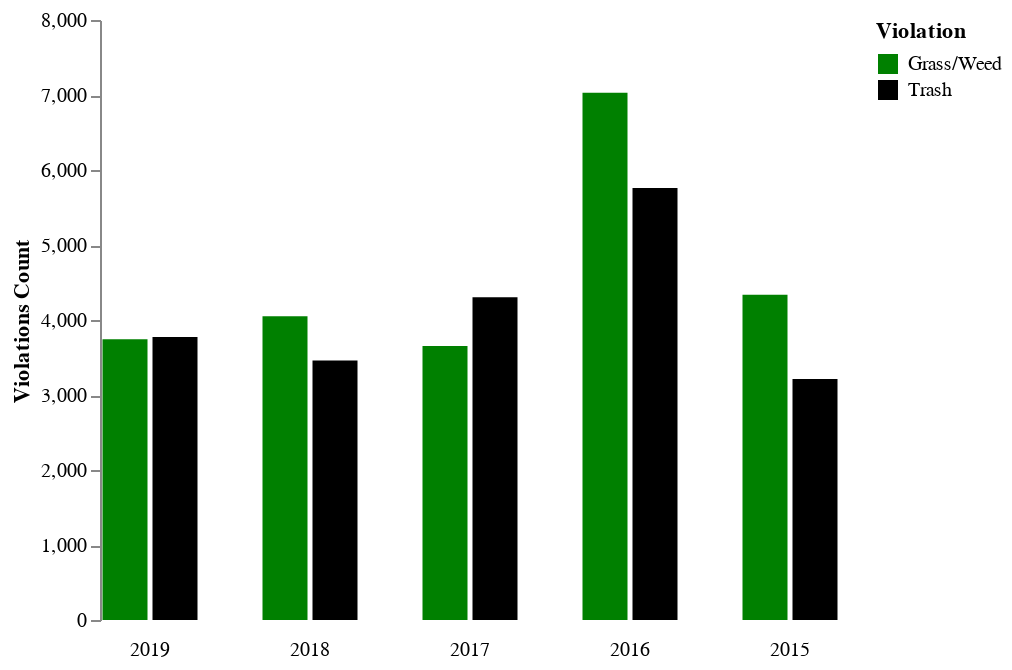

Notebook source saved alongside this figure:
### Code cell
alt.Chart(lansing_yr_violation_df).mark_bar().encode(
    column=alt.Column('year', spacing=30, sort='descending', header=alt.Header(title='', labelOrient='bottom')),
    x=alt.X('Violation', axis=None),
    y='Violations Count:Q',
    color=alt.Color('Violation:N',scale=alt.Scale(domain=['Grass/Weed', 'Trash'],range=['green', 'black'])),
).configure_axis(
    grid=False
).configure_view(
    strokeOpacity=0
).properties(width=50, height=300)

### Figure 1 — Vega-Lite specification as saved in the notebook (floating-point values rounded to 4 significant figures)
{"config": {"view": {"continuousWidth": 400, "continuousHeight": 300, "strokeOpacity": 0}, "axis": {"grid": false}}, "data": {"name": "data-143a9944ea56e03aa85e1e0cb9f1c6a9"}, "mark": "bar", "encoding": {"color": {"type": "nominal", "field": "Violation", "scale": {"domain": ["Grass/Weed", "Trash"], "range": ["green", "black"]}}, "column": {"type": "quantitative", "field": "year", "header": {"labelOrient": "bottom", "title": ""}, "sort": "descending", "spacing": 30}, "x": {"type": "nominal", "axis": null, "field": "Violation"}, "y": {"type": "quantitative", "field": "Violations Count"}}, "height": 300, "width": 50, "$schema": "https://vega.github.io/schema/vega-lite/v4.8.1.json", "datasets": {"data-143a9944ea56e03aa85e1e0cb9f1c6a9": [{"year": 2015, "Violation": "Grass/Weed", "Violations Count": 4337}, {"year": 2015, "Violation": "Trash", "Violations Count": 3212}, {"year": 2016, "Violation": "Grass/Weed", "Violations Count": 7031}, {"year": 2016, "Violation": "Trash", "Violations Count": 5761}, {"year": 2017, "Violation": "Grass/Weed", "Violations Count": 3652}, {"year": 2017, "Violation": "Trash", "Violations Count": 4305}, {"year": 2018, "Violation": "Grass/Weed", "Violations Count": 4049}, {"year": 2018, "Violation": "Trash", "Violations Count": 3459}, {"year": 2019, "Violation": "Grass/Weed", "Violations Count": 3745}, {"year": 2019, "Violation": "Trash", "Violations Count": 3772}]}}
